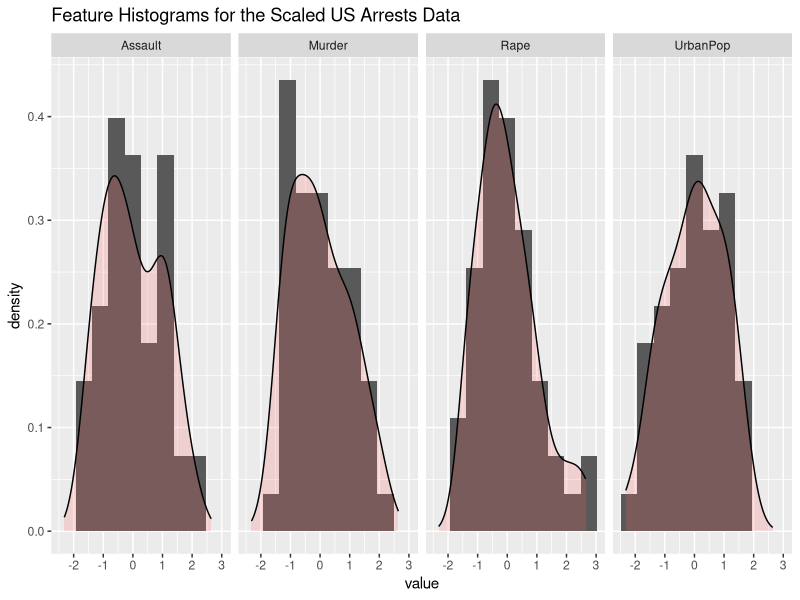
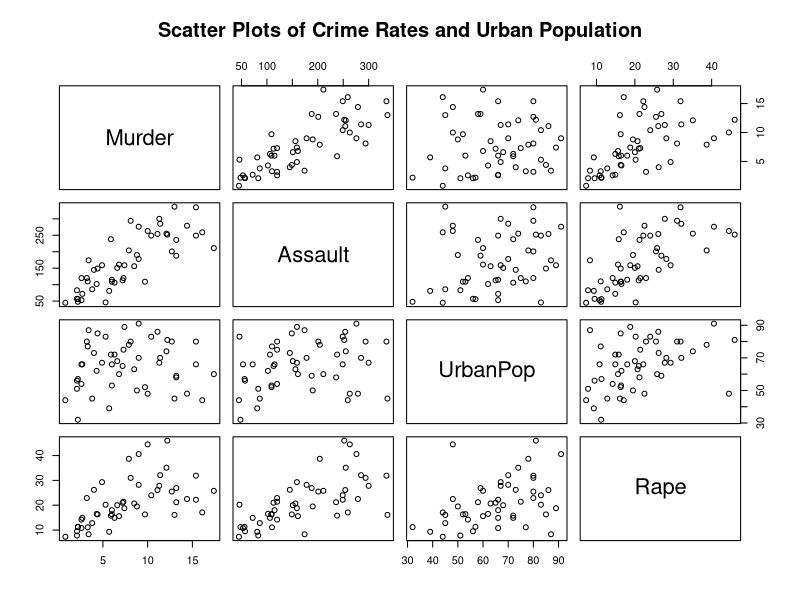

Generate these figures, in order, with R:
## ---- chunk 1
rm(list = ls())
knitr::opts_chunk$set(echo = FALSE, warning = FALSE, message = FALSE)
# You may need to run: install.packages("tidyverse")
# before loading the library.
library(tidyverse)
## ---- chunk 2
# Make sure that neither the code nor any of its
# output is included in the final document.

# Load the data into memory
data(USArrests)
## ---- chunk 3
# Make sure the code is NOT included, but that the
# output of the code is included in the final document.
# Print out information about the "structure" of the dataset.
(str(USArrests))
## ---- chunk 4
# This code should NOT be included, but its output should be.
knitr::kable(summary(USArrests))
## ---- chunk 5
# Make sure that this code block shows up in the final document
# and that the resulting plot does also.
library(ggplot2)
library(tidyr)
scaled_data = as.data.frame(sapply(USArrests, scale))
ggplot(gather(scaled_data, cols, value), aes(x = value)) + 
       geom_histogram(aes(y=..density..), bins = 10) + 
       geom_density(alpha=.2, fill="#FF6666") +
       facet_grid(.~cols) +
       ggtitle("Feature Histograms for the Scaled US Arrests Data")
## ---- chunk 6
# We can set options to make the plot result into a figure in the text.
# This allows it to be numbered, labeled, referred to etc.
# Add a caption to the figure with fig.cap="..."
# Make sure the output plot shows up, but make sure the code
# does not show up in the final document.
plot(USArrests,
     main="Scatter Plots of Crime Rates and Urban Population")
